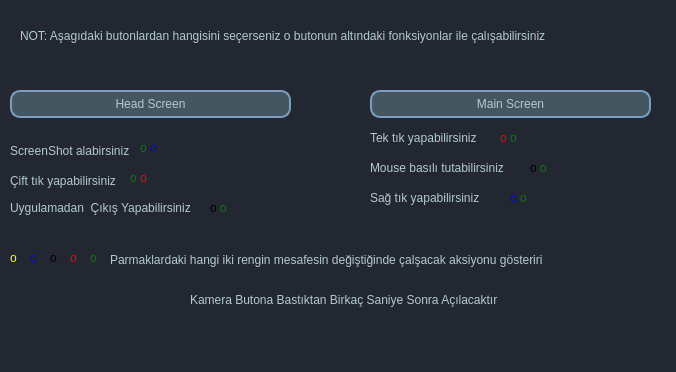
<?xml version="1.0" encoding="UTF-8"?>
<ui version="4.0">
 <class>MainWindow</class>
 <widget class="QMainWindow" name="MainWindow">
  <property name="geometry">
   <rect>
    <x>0</x>
    <y>0</y>
    <width>676</width>
    <height>372</height>
   </rect>
  </property>
  <property name="windowTitle">
   <string>MainWindow</string>
  </property>
  <property name="styleSheet">
   <string notr="true">background-color: rgb(34, 39, 49);

width:100px;</string>
  </property>
  <widget class="QWidget" name="centralwidget">
   <widget class="QPushButton" name="pushButton">
    <property name="geometry">
     <rect>
      <x>10</x>
      <y>90</y>
      <width>281</width>
      <height>28</height>
     </rect>
    </property>
    <property name="styleSheet">
     <string notr="true">QPushButton{
font: 75 9pt &quot;MS Shell Dlg 2&quot;;
padding:2px 15px;
background-color: rgb(68, 87, 96);
border:2px solid rgb(123, 157, 190) ;
border-radius:10px;
color: rgb(179, 202, 207);
}

QPushButton:hover{
font: 75 9pt &quot;MS Shell Dlg 2&quot;;
border:2px solid  rgb(138, 176, 194);
border-radius:10px;
height:20px;
color: rgb(230, 248, 253);
}

QPushButton:pressed{
font: 75 9pt &quot;MS Shell Dlg 2&quot;;
border:2px solid  rgb(93, 119, 131);
border-radius:10px;
height:20px;
color: rgb(230, 248, 253);
}


</string>
    </property>
    <property name="text">
     <string>Head Screen</string>
    </property>
   </widget>
   <widget class="QPushButton" name="pushButton_2">
    <property name="geometry">
     <rect>
      <x>370</x>
      <y>90</y>
      <width>281</width>
      <height>28</height>
     </rect>
    </property>
    <property name="styleSheet">
     <string notr="true">QPushButton{
font: 75 9pt &quot;MS Shell Dlg 2&quot;;
padding:2px 15px;
background-color: rgb(68, 87, 96);
border:2px solid rgb(123, 157, 190) ;
border-radius:10px;
color: rgb(179, 202, 207);
}

QPushButton:hover{
font: 75 9pt &quot;MS Shell Dlg 2&quot;;
border:2px solid  rgb(138, 176, 194);
border-radius:10px;
height:20px;
color: rgb(230, 248, 253);
}

QPushButton:pressed{
font: 75 9pt &quot;MS Shell Dlg 2&quot;;
border:2px solid  rgb(93, 119, 131);
border-radius:10px;
height:20px;
color: rgb(230, 248, 253);
}


</string>
    </property>
    <property name="text">
     <string>Main Screen</string>
    </property>
   </widget>
   <widget class="QLabel" name="label">
    <property name="geometry">
     <rect>
      <x>10</x>
      <y>140</y>
      <width>281</width>
      <height>16</height>
     </rect>
    </property>
    <property name="text">
     <string/>
    </property>
   </widget>
   <widget class="QLabel" name="label_2">
    <property name="geometry">
     <rect>
      <x>10</x>
      <y>140</y>
      <width>141</width>
      <height>21</height>
     </rect>
    </property>
    <property name="styleSheet">
     <string notr="true">color: rgb(179, 202, 207);</string>
    </property>
    <property name="text">
     <string>ScreenShot alabirsiniz</string>
    </property>
   </widget>
   <widget class="QLabel" name="label_3">
    <property name="geometry">
     <rect>
      <x>10</x>
      <y>170</y>
      <width>221</width>
      <height>21</height>
     </rect>
    </property>
    <property name="styleSheet">
     <string notr="true">color: rgb(179, 202, 207);</string>
    </property>
    <property name="text">
     <string>Çift tık yapabilirsiniz</string>
    </property>
   </widget>
   <widget class="QLabel" name="label_4">
    <property name="geometry">
     <rect>
      <x>10</x>
      <y>200</y>
      <width>191</width>
      <height>16</height>
     </rect>
    </property>
    <property name="styleSheet">
     <string notr="true">color: rgb(179, 202, 207);</string>
    </property>
    <property name="text">
     <string>Uygulamadan  Çıkış Yapabilirsiniz</string>
    </property>
   </widget>
   <widget class="QLabel" name="label_5">
    <property name="geometry">
     <rect>
      <x>370</x>
      <y>130</y>
      <width>121</width>
      <height>16</height>
     </rect>
    </property>
    <property name="styleSheet">
     <string notr="true">color: rgb(179, 202, 207);</string>
    </property>
    <property name="text">
     <string>Tek tık yapabilirsiniz</string>
    </property>
   </widget>
   <widget class="QLabel" name="label_6">
    <property name="geometry">
     <rect>
      <x>370</x>
      <y>160</y>
      <width>151</width>
      <height>16</height>
     </rect>
    </property>
    <property name="styleSheet">
     <string notr="true">color: rgb(179, 202, 207);</string>
    </property>
    <property name="text">
     <string>Mouse basılı tutabilirsiniz</string>
    </property>
   </widget>
   <widget class="QLabel" name="label_7">
    <property name="geometry">
     <rect>
      <x>370</x>
      <y>190</y>
      <width>131</width>
      <height>16</height>
     </rect>
    </property>
    <property name="styleSheet">
     <string notr="true">color: rgb(179, 202, 207);</string>
    </property>
    <property name="text">
     <string>Sağ tık yapabilirsiniz</string>
    </property>
   </widget>
   <widget class="QLabel" name="label_8">
    <property name="geometry">
     <rect>
      <x>20</x>
      <y>10</y>
      <width>731</width>
      <height>51</height>
     </rect>
    </property>
    <property name="styleSheet">
     <string notr="true">color: rgb(179, 202, 207);</string>
    </property>
    <property name="text">
     <string>NOT: Aşagıdaki butonlardan hangisini seçerseniz o butonun altındaki fonksiyonlar ile çalışabilirsiniz</string>
    </property>
   </widget>
   <widget class="QLabel" name="kamera">
    <property name="geometry">
     <rect>
      <x>190</x>
      <y>290</y>
      <width>351</width>
      <height>20</height>
     </rect>
    </property>
    <property name="styleSheet">
     <string notr="true">color: rgb(179, 202, 207);</string>
    </property>
    <property name="text">
     <string>Kamera Butona Bastıktan Birkaç Saniye Sonra Açılacaktır</string>
    </property>
   </widget>
   <widget class="QLabel" name="label_11">
    <property name="geometry">
     <rect>
      <x>510</x>
      <y>190</y>
      <width>16</width>
      <height>16</height>
     </rect>
    </property>
    <property name="styleSheet">
     <string notr="true">color:blue;</string>
    </property>
    <property name="text">
     <string>o</string>
    </property>
   </widget>
   <widget class="QLabel" name="label_12">
    <property name="geometry">
     <rect>
      <x>520</x>
      <y>190</y>
      <width>16</width>
      <height>16</height>
     </rect>
    </property>
    <property name="styleSheet">
     <string notr="true">color:green;</string>
    </property>
    <property name="text">
     <string>o</string>
    </property>
   </widget>
   <widget class="QLabel" name="label_13">
    <property name="geometry">
     <rect>
      <x>530</x>
      <y>160</y>
      <width>16</width>
      <height>16</height>
     </rect>
    </property>
    <property name="text">
     <string>o</string>
    </property>
   </widget>
   <widget class="QLabel" name="label_14">
    <property name="geometry">
     <rect>
      <x>540</x>
      <y>160</y>
      <width>16</width>
      <height>16</height>
     </rect>
    </property>
    <property name="styleSheet">
     <string notr="true">color:green;</string>
    </property>
    <property name="text">
     <string>o</string>
    </property>
   </widget>
   <widget class="QLabel" name="label_15">
    <property name="geometry">
     <rect>
      <x>500</x>
      <y>130</y>
      <width>16</width>
      <height>16</height>
     </rect>
    </property>
    <property name="styleSheet">
     <string notr="true">color:red;</string>
    </property>
    <property name="text">
     <string>o</string>
    </property>
   </widget>
   <widget class="QLabel" name="label_16">
    <property name="geometry">
     <rect>
      <x>510</x>
      <y>130</y>
      <width>21</width>
      <height>16</height>
     </rect>
    </property>
    <property name="styleSheet">
     <string notr="true">color:green;</string>
    </property>
    <property name="text">
     <string>o</string>
    </property>
   </widget>
   <widget class="QLabel" name="label_17">
    <property name="geometry">
     <rect>
      <x>110</x>
      <y>250</y>
      <width>471</width>
      <height>20</height>
     </rect>
    </property>
    <property name="styleSheet">
     <string notr="true">color: rgb(179, 202, 207);</string>
    </property>
    <property name="text">
     <string>Parmaklardaki hangi iki rengin mesafesin değiştiğinde çalşacak aksiyonu gösteriri</string>
    </property>
   </widget>
   <widget class="QLabel" name="label_18">
    <property name="geometry">
     <rect>
      <x>210</x>
      <y>200</y>
      <width>16</width>
      <height>16</height>
     </rect>
    </property>
    <property name="styleSheet">
     <string notr="true">color:black;</string>
    </property>
    <property name="text">
     <string>o</string>
    </property>
   </widget>
   <widget class="QLabel" name="label_19">
    <property name="geometry">
     <rect>
      <x>220</x>
      <y>200</y>
      <width>16</width>
      <height>16</height>
     </rect>
    </property>
    <property name="styleSheet">
     <string notr="true">color:green;</string>
    </property>
    <property name="text">
     <string>o</string>
    </property>
   </widget>
   <widget class="QLabel" name="label_20">
    <property name="geometry">
     <rect>
      <x>130</x>
      <y>170</y>
      <width>16</width>
      <height>16</height>
     </rect>
    </property>
    <property name="styleSheet">
     <string notr="true">color:green;</string>
    </property>
    <property name="text">
     <string>o</string>
    </property>
   </widget>
   <widget class="QLabel" name="label_21">
    <property name="geometry">
     <rect>
      <x>140</x>
      <y>170</y>
      <width>16</width>
      <height>16</height>
     </rect>
    </property>
    <property name="styleSheet">
     <string notr="true">color:red;</string>
    </property>
    <property name="text">
     <string>o</string>
    </property>
   </widget>
   <widget class="QLabel" name="label_22">
    <property name="geometry">
     <rect>
      <x>140</x>
      <y>140</y>
      <width>16</width>
      <height>16</height>
     </rect>
    </property>
    <property name="styleSheet">
     <string notr="true">color:green;</string>
    </property>
    <property name="text">
     <string>o</string>
    </property>
   </widget>
   <widget class="QLabel" name="label_23">
    <property name="geometry">
     <rect>
      <x>150</x>
      <y>140</y>
      <width>16</width>
      <height>16</height>
     </rect>
    </property>
    <property name="styleSheet">
     <string notr="true">color:blue;</string>
    </property>
    <property name="text">
     <string>o</string>
    </property>
   </widget>
   <widget class="QLabel" name="label_24">
    <property name="geometry">
     <rect>
      <x>90</x>
      <y>250</y>
      <width>16</width>
      <height>16</height>
     </rect>
    </property>
    <property name="styleSheet">
     <string notr="true">color:green;</string>
    </property>
    <property name="text">
     <string>o</string>
    </property>
   </widget>
   <widget class="QLabel" name="label_25">
    <property name="geometry">
     <rect>
      <x>70</x>
      <y>250</y>
      <width>16</width>
      <height>16</height>
     </rect>
    </property>
    <property name="styleSheet">
     <string notr="true">color:red;</string>
    </property>
    <property name="text">
     <string>o</string>
    </property>
   </widget>
   <widget class="QLabel" name="label_26">
    <property name="geometry">
     <rect>
      <x>50</x>
      <y>250</y>
      <width>16</width>
      <height>16</height>
     </rect>
    </property>
    <property name="styleSheet">
     <string notr="true">color:black;</string>
    </property>
    <property name="text">
     <string>o</string>
    </property>
   </widget>
   <widget class="QLabel" name="label_27">
    <property name="geometry">
     <rect>
      <x>30</x>
      <y>250</y>
      <width>16</width>
      <height>16</height>
     </rect>
    </property>
    <property name="styleSheet">
     <string notr="true">color:blue;</string>
    </property>
    <property name="text">
     <string>o</string>
    </property>
   </widget>
   <widget class="QLabel" name="label_9">
    <property name="geometry">
     <rect>
      <x>10</x>
      <y>250</y>
      <width>16</width>
      <height>16</height>
     </rect>
    </property>
    <property name="styleSheet">
     <string notr="true">color:yellow;</string>
    </property>
    <property name="text">
     <string>o</string>
    </property>
   </widget>
  </widget>
  <widget class="QMenuBar" name="menubar">
   <property name="geometry">
    <rect>
     <x>0</x>
     <y>0</y>
     <width>676</width>
     <height>26</height>
    </rect>
   </property>
  </widget>
  <widget class="QStatusBar" name="statusbar"/>
 </widget>
 <resources/>
 <connections/>
</ui>
